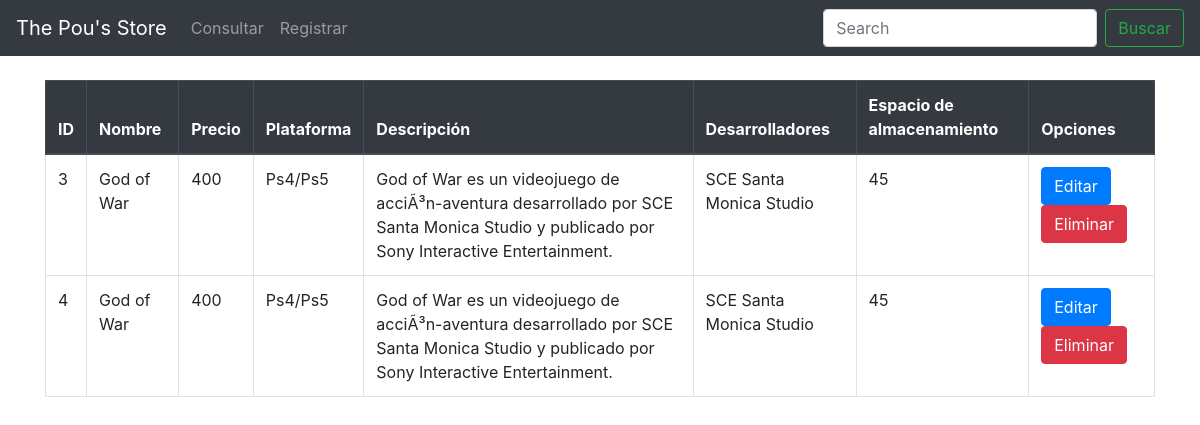
Page /Parcial2/Videojuegos_parcial2/resultadoBusqueda.php?termino=God of War on the committed database.
### tables this page shows
CREATE TABLE `juegos` (
  `id` int(11) NOT NULL,
  `nombre` varchar(100) NOT NULL,
  `precio` int(11) NOT NULL,
  `plataforma` varchar(100) NOT NULL,
  `descripcion` varchar(300) NOT NULL,
  `desarrolladores` varchar(300) NOT NULL,
  `peso_almacenamiento` int(11) NOT NULL
);

### Parcial2/Videojuegos_parcial2/resultadoBusqueda.php (the view, shortened to what this page needs)
<!DOCTYPE html>
<html lang="en">
<head>
    <link rel="stylesheet" href="css/bootstrap.css">
</head>
<body>
    <?php
        include 'conexion.php';
        include 'menu.php';
    ?>
        <div class="container">
        <div class="row">
        <div class="col-12">
    <?php
        if($_GET["termino"] == ""){
    ?>
        <br>
        <div class="alert alert-danger">No existen registros con ese término de búsqueda</div><br><br>
        <a href="consultarJuegos.php">Regresar</a>
    <?php } else {
        $sql = "SELECT * from juegos WHERE nombre LIKE '%" . $_GET["termino"] . "%'";
        $juegos = $conexion->query($sql);
        if($juegos->num_rows == 0) {
            echo "<br><div class='alert alert-danger'>No existen registros con ese término de búsqueda</div><br><br>";
            echo "<a href='consultarJuegos.php'>Regresar</a>";
        } else {
    ?>
    <br>
                    <table class="table table-bordered">
                        <thead class="thead-dark">
                            <th scope="col">ID</th>
                            <th scope="col">Nombre</th>
                            <th scope="col">Precio</th>
                            <th scope="col">Plataforma</th>
                            <th scope="col">Descripción</th>
                            <th scope="col">Desarrolladores</th>
                            <th scope="col">Espacio de almacenamiento</th>
                            <th scope="col">Opciones</th>
                        </thead>
                        <tbody>
                            <?php while($row = $juegos->fetch_assoc()) { ?>
                                <tr>
                                    <td scope="row"><?php echo $row["id"]; ?></td>
                                    <td><?php echo $row["nombre"]; ?></td>
                                    <td><?php echo $row["precio"]; ?></td>
                                    <td><?php echo $row["plataforma"]; ?></td>
                                    <td><?php echo $row["descripcion"]; ?></td>
                                    <td><?php echo $row["desarrolladores"]; ?></td>
                                    <td><?php echo $row["peso_almacenamiento"]; ?></td>
                                    <td>
                                        <a href="actualizarJuegos.php?id=<?php echo $row["id"]; ?>" class="btn btn-primary">Editar</a>
                                        <a href="eliminarJuego.php?id=<?php echo $row["id"]; ?>" class="btn btn-danger">Eliminar</a>
                                    </td>
                                </tr>
                            <?php } ?>
                        </tbody>
                    </table>
    <?php } } ?>
                </div></div></div>
</body>
</html>

### rows in the picture
juegos: id "3", nombre "God of War", precio "400", plataforma "Ps4/Ps5", descripcion "God of War es un videojuego de acciÃ³n-aventura desarrollado por SCE Santa Monica Studio y publicado por Sony Interactive Entertainment.", desarrolladores "SCE Santa Monica Studio", peso_almacenamiento "45"
juegos: id "4", nombre "God of War", precio "400", plataforma "Ps4/Ps5", descripcion "God of War es un videojuego de acciÃ³n-aventura desarrollado por SCE Santa Monica Studio y publicado por Sony Interactive Entertainment.", desarrolladores "SCE Santa Monica Studio", peso_almacenamiento "45"
